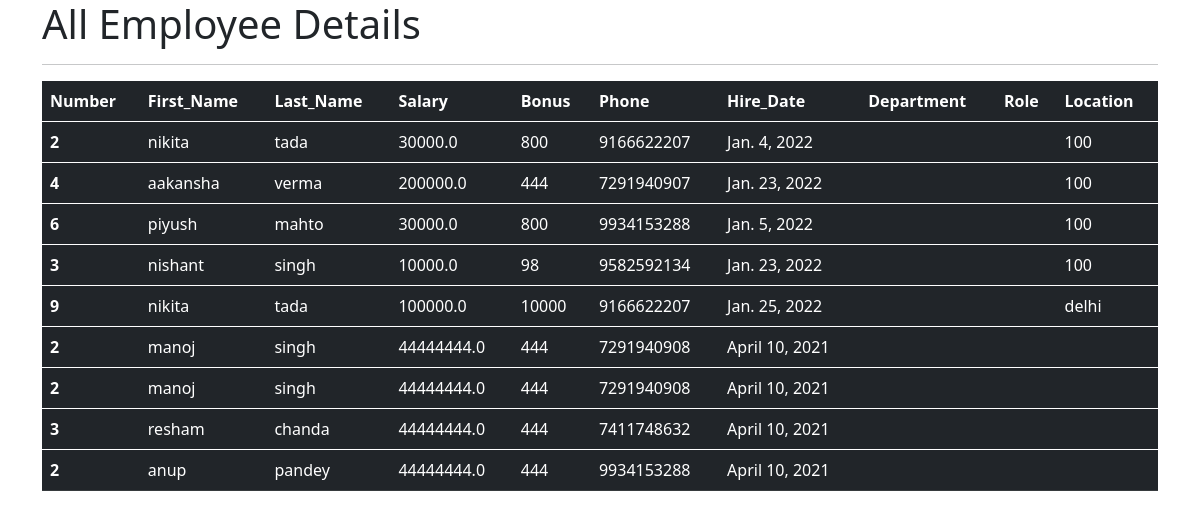
The app's page /test/all/ with its own data.
### testapp/models.py (models this page shows)
class Employee(models.Model) :
    eno=models.IntegerField()
    efirst_name=models.CharField(max_length=100, null=False)
    elast_name = models.CharField(max_length=100)
    esal = models.FloatField()
    ebonus = models.IntegerField(default=0)
    ephone = models.IntegerField(default=0)
    ehire_date = models.DateField()
    elocation=models.CharField(max_length=100)
    def __str__(self):
         return '%s %s %s %s %s %s %s ' %(self.efirst_name,self.elast_name,self.ephone,self.esal,self.eno,self.ebonus,self.ehire_date)

### testapp/views.py (the view)
# urls.py: path('test/all/', views.all_employee),
def all_employee(request):
    emps=Employee.objects.all()
    context={
        'emps':emps
    }
    print(context)
    return render(request,'testapp/all.html',context)

### templates/testapp/all.html (shortened to what this page needs)
<!DOCTYPE html>
<html>
<head>
<link href="https://cdn.jsdelivr.net/npm/bootstrap@5.0.2/dist/css/bootstrap.min.css" rel="stylesheet">
</head>
    <div class='container'>
    <h1> All Employee Details</h1><hr>
    <table class= 'table table-dark table-stripped'>
        <thead>
            <tr>
            <th scope = 'col'>Number</th>
            <th scope='col'> First_Name</th>
            <th scope='col'> Last_Name</th>
            <th scope='col'> Salary</th>
            <th scope='col'> Bonus</th>
            <th scope='col'> Phone</th>
            <th scope='col'> Hire_Date</th>
            <th scope='col'> Department</th>
            <th scope='col'> Role</th>
            <th scope='col'> Location</th>
            </tr>
        </thead>
        {% for emp in emps %}
        <tbody>
        <tr>
            <th scope='row'>{{emp.eno}}</th>
            <td>{{emp.efirst_name}}</td>
            <td>{{emp.elast_name}}</td>
            <td>{{emp.esal}}</td>
            <td>{{emp.ebonus}}</td>
            <td>{{emp.ephone}}</td>
            <td>{{emp.ehire_date}}</td>
            <td>{{emp.edept.name}}</td>
            <td>{{emp.erole.name}}</td>
            <td>{{emp.elocation}}</td>
        </tr>
    </tbody>
        {% endfor %}
</table>
    </div>
</html>

### records on screen
Employee: eno "2", efirst_name "nikita", elast_name "tada", esal "30000.0", ebonus "800", ephone "9166622207", ehire_date "Jan. 4, 2022", elocation "100"
Employee: eno "4", efirst_name "aakansha", elast_name "verma", esal "200000.0", ebonus "444", ephone "7291940907", ehire_date "Jan. 23, 2022", elocation "100"
Employee: eno "6", efirst_name "piyush", elast_name "mahto", esal "30000.0", ebonus "800", ephone "9934153288", ehire_date "Jan. 5, 2022", elocation "100"
Employee: eno "3", efirst_name "nishant", elast_name "singh", esal "10000.0", ebonus "98", ephone "9582592134", ehire_date "Jan. 23, 2022", elocation "100"
Employee: eno "9", efirst_name "nikita", elast_name "tada", esal "100000.0", ebonus "10000", ephone "9166622207", ehire_date "Jan. 25, 2022", elocation "delhi"
Employee: eno "2", efirst_name "manoj", elast_name "singh", esal "44444444.0", ebonus "444", ephone "7291940908", ehire_date "April 10, 2021"
Employee: eno "2", efirst_name "manoj", elast_name "singh", esal "44444444.0", ebonus "444", ephone "7291940908", ehire_date "April 10, 2021"
Employee: eno "3", efirst_name "resham", elast_name "chanda", esal "44444444.0", ebonus "444", ephone "7411748632", ehire_date "April 10, 2021"
Employee: eno "2", efirst_name "anup", elast_name "pandey", esal "44444444.0", ebonus "444", ephone "9934153288", ehire_date "April 10, 2021"
